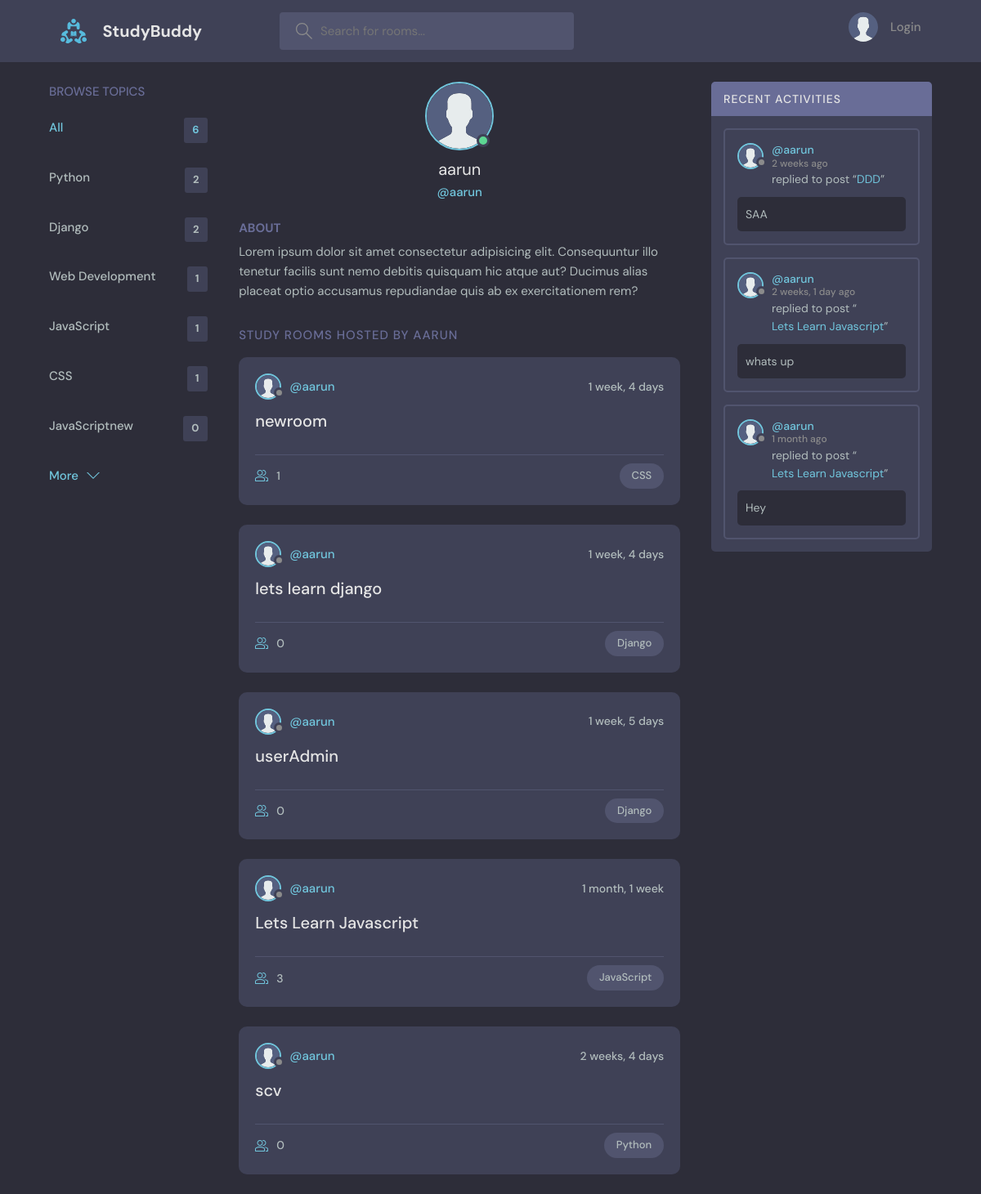
Page /profile/1/ on the committed database.
### base/models.py (models this page shows, shortened)
class Topic(models.Model):
    name = models.CharField(max_length=200)

class Room(models.Model):
    host = models.ForeignKey(User, on_delete=models.SET_NULL, null=True)
    topic = models.ForeignKey(Topic, on_delete=models.SET_NULL, null=True)
    name = models.CharField(max_length = 200)
    description = models.TextField(null=True, blank=True)
    participants = models.ManyToManyField(User, related_name='participants', blank=True)
    updated = models.DateTimeField(auto_now=True)
    created = models.DateTimeField(auto_now_add=True)
    class Meta:
        ordering = ['-updated', '-created']
    def __str__(self):
        return self.name

class Message(models.Model):
    user = models.ForeignKey(User, on_delete=models.CASCADE)
    room = models.ForeignKey(Room, on_delete=models.CASCADE)
    body = models.TextField()
    updated = models.DateTimeField(auto_now=True)
    created = models.DateTimeField(auto_now_add=True)
    class Meta:
        ordering = ['-updated', '-created']

### base/views.py (the view)
# urls.py: path('profile/<str:pk>/', views.userProfile, name = 'user-profile'),
def userProfile(request, pk):
    user = User.objects.get(id=pk)
    rooms = user.room_set.all()
    room_messages = user.message_set.all()
    topics = Topic.objects.all()
    context = {'user':user, 'rooms':rooms, 'room_messages':room_messages, 'topics':topics }
    return render(request, 'base/profile.html', context)

### base/templates/base/profile.html (shortened to what this page needs)
{% extends 'main.html' %}
{% block content %}
{% load static %}
  <main class="profile-page layout layout--3">
    <div class="container">
      {% include 'base/topics_component.html' %}
      <div class="roomList">
        <div class="profile">
          <div class="profile__avatar">
            <div class="avatar avatar--large active">
              <img src="{% static 'images/avatar.svg' %}" />
            </div>
          </div>
          <div class="profile__info">
            <h3>{{user.username}}</h3>
            <p>@{{user.username}}</p>
          </div>
          <div class="profile__about">
            <h3>About</h3>
            <p>
              Lorem ipsum dolor sit amet consectetur adipisicing elit. Consequuntur illo tenetur
              facilis sunt nemo debitis quisquam hic atque aut? Ducimus alias placeat optio
              accusamus repudiandae quis ab ex exercitationem rem?
            </p>
          </div>
        </div>
        <div class="roomList__header">
          <div>
            <h2>Study Rooms Hosted by {{user.username}}</a>
            </h2>
          </div>
        </div>
        {% include 'base/feed_component.html' %}
      </div>
      {% include 'base/activity_component.html' %}
    </div>
  </main>
{% endblock content %}

### base/templates/base/topics_component.html
<div class="topics">
    <div class="topics__header">
      <h2>Browse Topics</h2>
    </div>
    <ul class="topics__list">
      <li>
        <a href="{% url 'home' %}" class="active">All <span>{{topics.count}}</span></a>
      </li>
      {% for topic in topics %}
      <li>
        <a href="{% url 'home' %}?q={{topic.name}}">{{topic.name}} <span>{{topic.room_set.all.count}}</span></a>
      </li>
      {% endfor %}
    </ul>
    <a class="btn btn--link" href="{% url 'topics' %}">
      More
      <svg version="1.1" xmlns="http://www.w3.org/2000/svg" width="32" height="32" viewBox="0 0 32 32">
        <title>chevron-down</title>
        <path d="M16 21l-13-13h-3l16 16 16-16h-3l-13 13z"></path>
      </svg>
    </a>
  </div>

### base/templates/base/feed_component.html (shortened to what this page needs)
{% load static %}
{% for room in rooms%}
<div class="roomListRoom">
    <div class="roomListRoom__header">
      <a href="{% url 'user-profile' room.host.id %}" class="roomListRoom__author">
        <div class="avatar avatar--small">
          <img src="{% static 'images/avatar.svg' %}" />
        </div>
        <span>@{{room.host.username}}</span>
      </a>
      <div class="roomListRoom__actions">
        <span>{{room.created|timesince}}</span>
      </div>
    </div>
    <div class="roomListRoom__content">
      <a href="{% url 'room' room.id %}">{{room.name}}</a>
    </div>
    <div class="roomListRoom__meta">
      <a href="{% url 'room' room.id %}" class="roomListRoom__joined">
        {{room.participants.all.count}}
      </a>
      <p class="roomListRoom__topic">{{room.topic.name}}</p>
    </div>
</div>
{% endfor %}

### base/templates/base/activity_component.html (shortened to what this page needs)
{% load static %}
<div class="activities">
    <div class="activities__header">
      <h2>Recent Activities</h2>
    </div>
    {% for message in room_messages %}
    <div class="activities__box">
      <div class="activities__boxHeader roomListRoom__header">
        <a href="{% url 'user-profile' message.user.id %}" class="roomListRoom__author">
          <div class="avatar avatar--small">
            <img src="{% static 'images/avatar.svg' %}" />
          </div>
          <p>
            @{{message.user}}
            <span>{{message.created|timesince}} ago</span>
          </p>
        </a>
      </div>
      <div class="activities__boxContent">
        <p>replied to post “<a href="{% url 'room' message.room.id %}">{{message.room}}</a>”</p>
        <div class="activities__boxRoomContent">
          {{message.body}}
        </div>
      </div>
    </div>
    {% endfor %}
  </div>

### rows in the picture
Topic: name "Python", room_set.all.count "2"
Topic: name "Django", room_set.all.count "2"
Topic: name "Web Development", room_set.all.count "1"
Topic: name "JavaScript", room_set.all.count "1"
Topic: name "CSS", room_set.all.count "1"
Topic: name "JavaScriptnew", room_set.all.count "0"
Room: host.username "aarun", created "1 week, 4 days", name "newroom", participants.all.count "1", topic.name "CSS"
Room: host.username "aarun", created "1 week, 4 days", name "lets learn django", participants.all.count "0", topic.name "Django"
Room: host.username "aarun", created "1 week, 5 days", name "userAdmin", participants.all.count "0", topic.name "Django"
Room: host.username "aarun", created "1 month, 1 week", name "Lets Learn Javascript", participants.all.count "3", topic.name "JavaScript"
Room: host.username "aarun", created "2 weeks, 4 days", name "scv", participants.all.count "0", topic.name "Python"
Message: user "aarun", created "2 weeks", room "DDD", body "SAA"
Message: user "aarun", created "2 weeks, 1 day", room "Lets Learn Javascript", body "whats up"
Message: user "aarun", created "1 month", room "Lets Learn Javascript", body "Hey"

### other values in the picture
{{ topics.count }} "6"
{{ user.username }} "aarun"
{{ user.username }} "AARUN"
